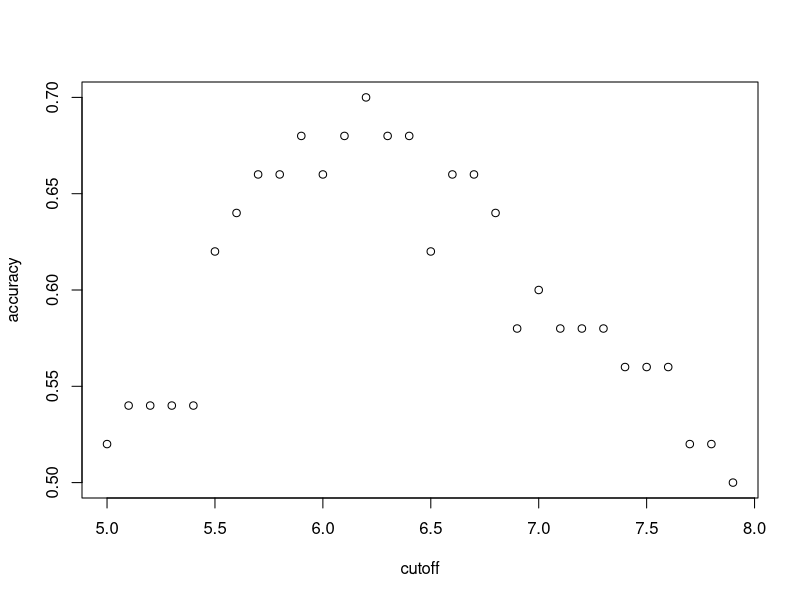
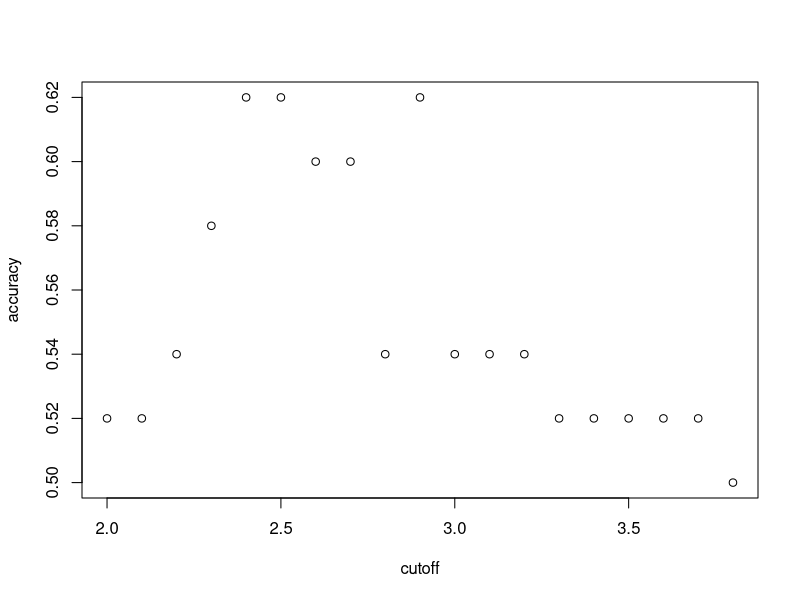
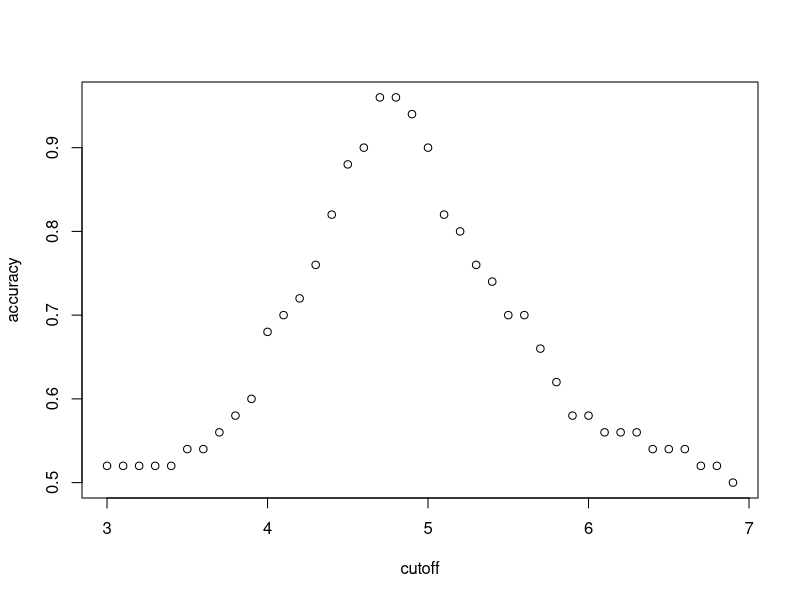
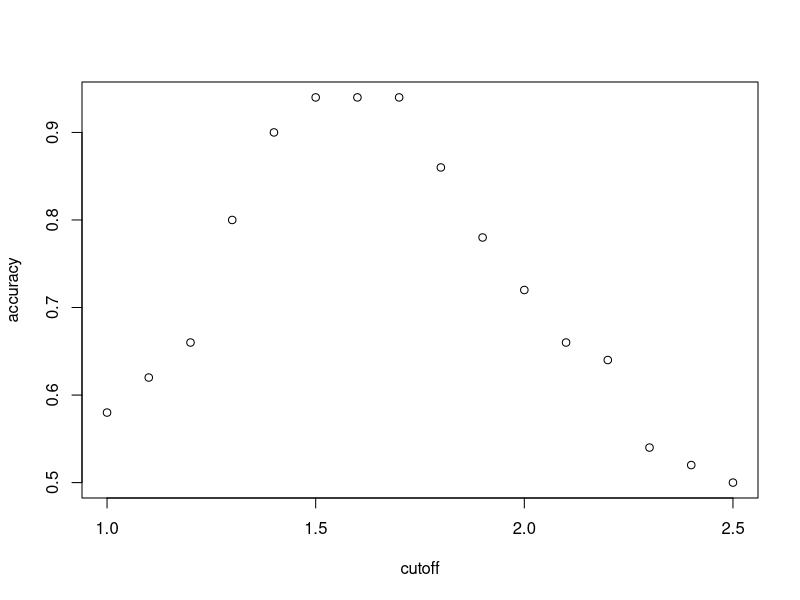

Here is the R script that generated these plots, in order:
.libPaths('C:/Users/BrBl1834/R/win-library')
library(dslabs)
library(dplyr)
library(lubridate)
library(caret)

data(iris)
iris <- iris[-which(iris$Species=='setosa'),]
y <- iris$Species

set.seed(2, sample.kind="Rounding")
# line of code
test_index<-createDataPartition(y,times=1,p=0.5,list = FALSE)
test <- iris[test_index,]
train <- iris[-test_index,]

# for different cutoffs, give accuracy ->repeat for all vars
#  for one var 

cutoff <- seq(min(train$Sepal.Length), max(train$Sepal.Length), 0.1)
accuracy <- sapply(cutoff, function(x){
  y_hat <- ifelse(train$Sepal.Length > x, "virginica", "versicolor") %>% 
    factor(levels = levels(train$Species))
    mean(y_hat == train$Species)
})


# function by var

plot_predict_species<-function(var){
cutoff <- seq(min(var), max(var), 0.1)
accuracy <- sapply(cutoff, function(x){
  y_hat <- ifelse(var > x, "virginica", "versicolor") %>% 
    factor(levels = levels(train$Species))
    mean(y_hat == train$Species)
})
plot(cutoff, accuracy)
}

# plot accuracies
plot_predict_species(train$Sepal.Length)
plot_predict_species(train$Sepal.Width)
plot_predict_species(train$Petal.Length)
plot_predict_species(train$Petal.Width)


# return vectors only
predict_species<-function(var){
  cutoff <- seq(min(var), max(var), 0.1)
  accuracy <- sapply(cutoff, function(x){
    y_hat <- ifelse(var > x, "virginica", "versicolor") %>% 
      factor(levels = levels(train$Species))
    mean(y_hat == train$Species)
  })
}

a<-predict_species(train$Sepal.Length)
b<-predict_species(train$Sepal.Width)
c<-predict_species(train$Petal.Length)
d<-predict_species(train$Petal.Width)


# now use best cutoff for best var to predict test
y_hat <- ifelse(test$Petal.Length > 4.7, "virginica", "versicolor") %>% 
  factor(levels = levels(test$Species))
mean(y_hat == test$Species)

# see if for test data, there is better predictor
predict_species<-function(var){
  cutoff <- seq(min(var), max(var), 0.1)
  accuracy <- sapply(cutoff, function(x){
    y_hat <- ifelse(var > x, "virginica", "versicolor") %>% 
      factor(levels = levels(test$Species))
    mean(y_hat == test$Species)
  })
}

a<-predict_species(test$Sepal.Length)
b<-predict_species(test$Sepal.Width)
c<-predict_species(test$Petal.Length)
d<-predict_species(test$Petal.Width)


# use best cutoffs from train for both petal length and width: 4.7 and 1.5, respectively

  y_hat <- ifelse(test$Petal.Length > 4.7 | test$Petal.Width > 1.5, "virginica", "versicolor") %>% 
    factor(levels = levels(test$Species))
  mean(y_hat == test$Species)
